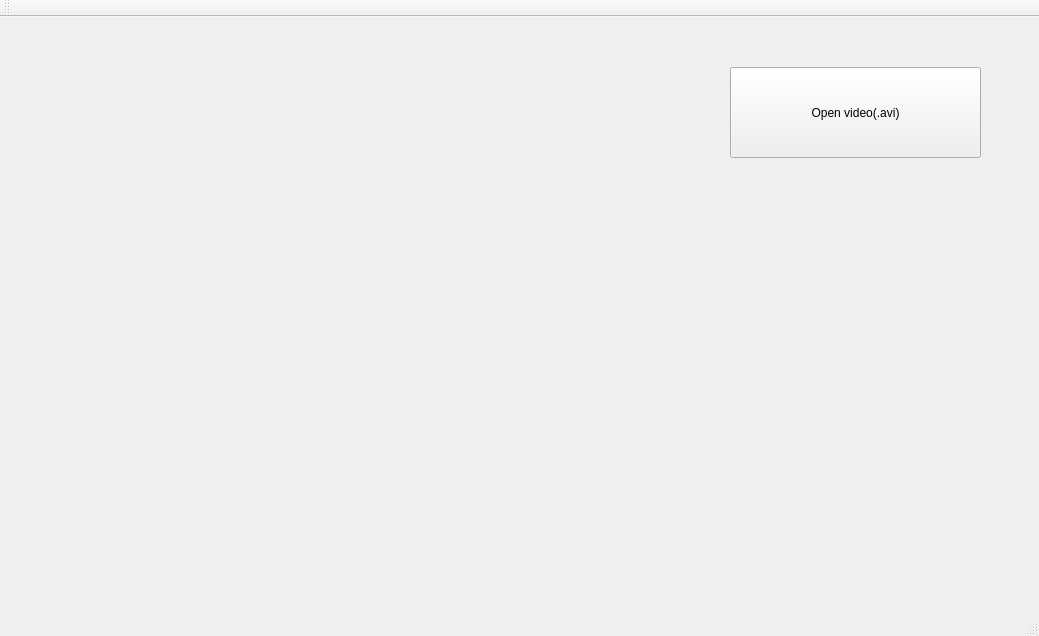
<?xml version="1.0" encoding="UTF-8"?>
<ui version="4.0">
 <class>MainWindow</class>
 <widget class="QMainWindow" name="MainWindow">
  <property name="geometry">
   <rect>
    <x>0</x>
    <y>0</y>
    <width>1039</width>
    <height>636</height>
   </rect>
  </property>
  <property name="windowTitle">
   <string>MainWindow</string>
  </property>
  <widget class="QWidget" name="centralWidget">
   <widget class="QPushButton" name="pushButton">
    <property name="geometry">
     <rect>
      <x>730</x>
      <y>50</y>
      <width>251</width>
      <height>91</height>
     </rect>
    </property>
    <property name="text">
     <string>Open video(.avi)</string>
    </property>
   </widget>
  </widget>
  <widget class="QMenuBar" name="menuBar">
   <property name="geometry">
    <rect>
     <x>0</x>
     <y>0</y>
     <width>1039</width>
     <height>19</height>
    </rect>
   </property>
  </widget>
  <widget class="QToolBar" name="mainToolBar">
   <attribute name="toolBarArea">
    <enum>TopToolBarArea</enum>
   </attribute>
   <attribute name="toolBarBreak">
    <bool>false</bool>
   </attribute>
  </widget>
  <widget class="QStatusBar" name="statusBar"/>
 </widget>
 <layoutdefault spacing="6" margin="11"/>
 <resources/>
 <connections/>
</ui>
